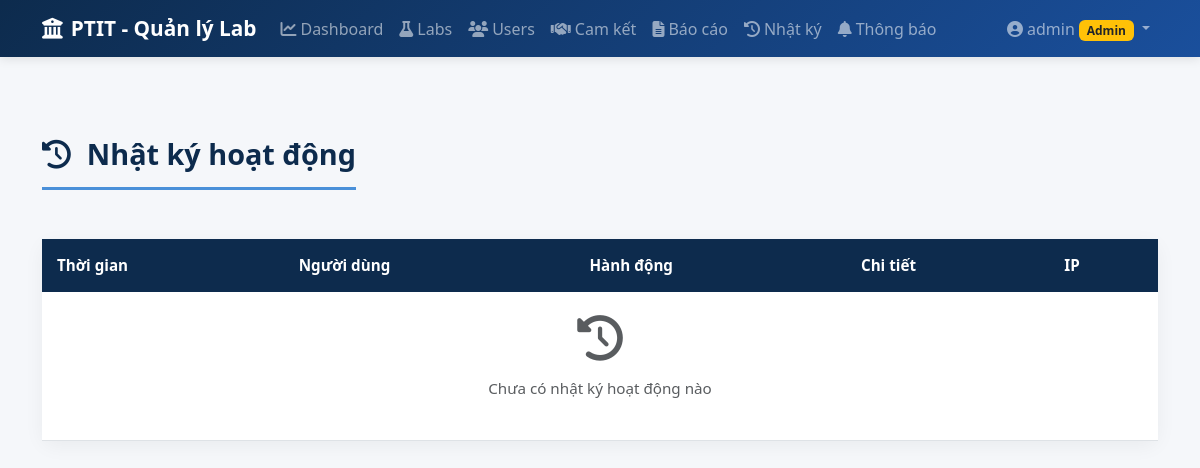
Before: /activity-logs (signed in) with the older database file.
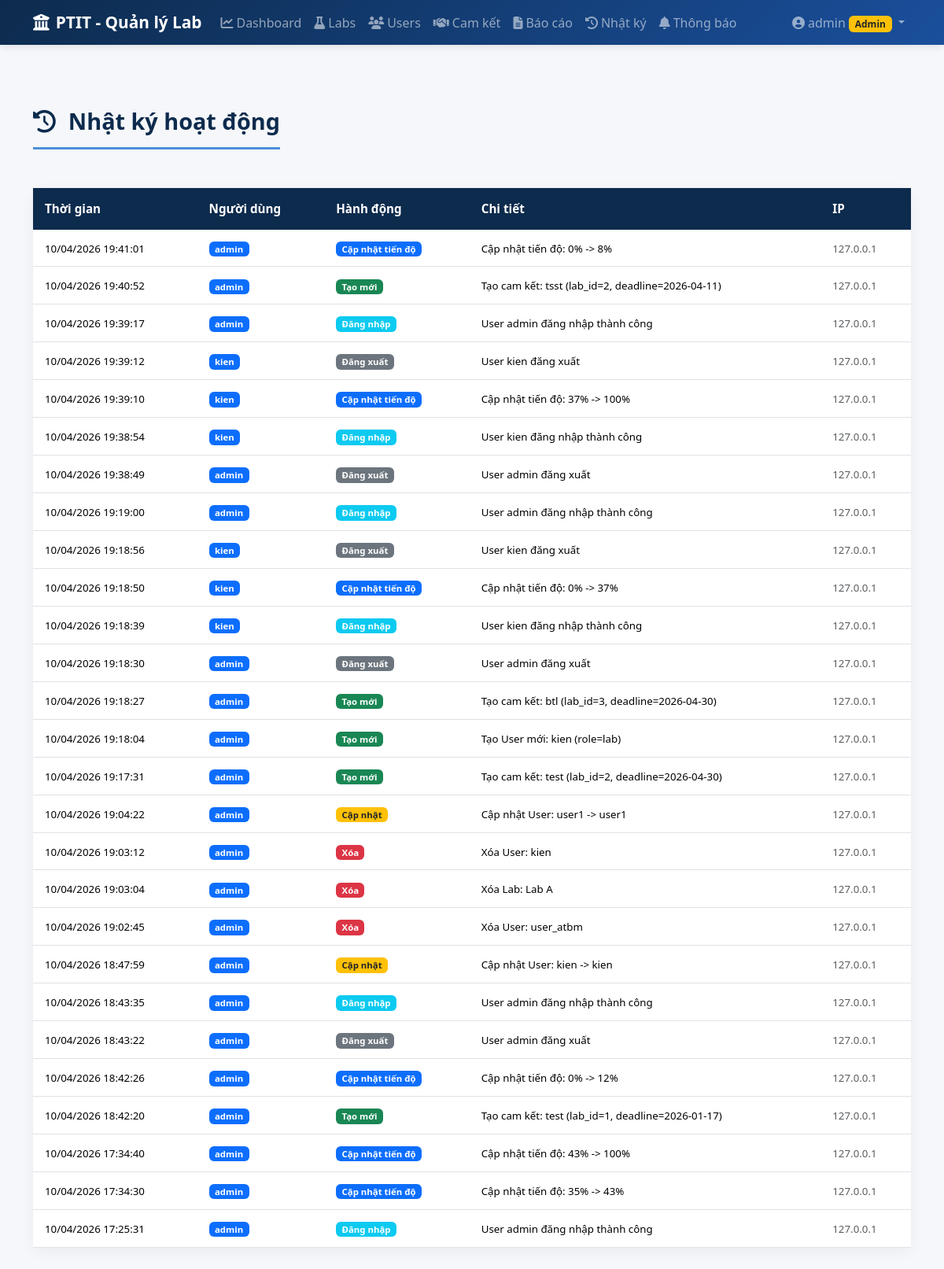
After: the same page with the newer database file.
### models.py (models this page shows, shortened)
class User(UserMixin, db.Model):
    __tablename__ = 'users'
    id = db.Column(db.Integer, primary_key=True)
    username = db.Column(db.String(50), unique=True, nullable=False)
    password_hash = db.Column(db.String(200), nullable=False)
    role = db.Column(db.String(20), nullable=False)  # 'admin' or 'lab'
    lab_id = db.Column(db.Integer, db.ForeignKey('labs.id', ondelete='SET NULL'), nullable=True)
    def is_admin(self):
        return self.role == 'admin'

class ActivityLog(db.Model):
    __tablename__ = 'activity_logs'
    id = db.Column(db.Integer, primary_key=True)
    user_id = db.Column(db.Integer, db.ForeignKey('users.id'), nullable=False)
    action = db.Column(db.String(50), nullable=False)  # CREATE, UPDATE, DELETE, LOGIN, LOGOUT
    entity_type = db.Column(db.String(50))  # Commitment, Lab, User, ProgressUpdate
    entity_id = db.Column(db.Integer)
    details = db.Column(db.Text)
    ip_address = db.Column(db.String(50))
    created_at = db.Column(db.DateTime, default=datetime.utcnow)
    user = db.relationship('User', backref='activity_logs')

### app.py (the view)
@app.route('/activity-logs')
@login_required
def activity_logs():
    if not current_user.is_admin():
        flash('Bạn không có quyền truy cập trang này.', 'danger')
        return redirect(url_for('dashboard'))
    page = request.args.get('page', 1, type=int)
    per_page = 50
    logs = ActivityLog.query.order_by(ActivityLog.created_at.desc()).paginate(
        page=page, per_page=per_page, error_out=False
    )
    return render_template('activity_logs/list.html', logs=logs)

### app.py (called while the page is built)
@login_manager.user_loader
def load_user(user_id):
    return User.query.get(int(user_id))

@app.before_request
def csrf_protect():
    if request.method in ('POST', 'PUT', 'DELETE'):
        if request.endpoint == 'login':
            return
        token = request.form.get('_csrf_token') or request.headers.get('X-CSRF-Token')
        if not validate_csrf_token(token):
            flash('Yêu cầu không hợp lệ (CSRF token không đúng). Vui lòng thử lại.', 'danger')
            return redirect(request.referrer or url_for('dashboard'))

### templates/activity_logs/list.html (shortened to what this page needs)
{% extends "base.html" %}
{% block content %}
<div class="d-flex justify-content-between align-items-center mb-4">
    <h1 class="page-title">
        <i class="fas fa-history me-3"></i>Nhật ký hoạt động
    </h1>
</div>
<div class="card">
    <div class="card-body p-0">
        <div class="table-responsive">
            <table class="table table-hover mb-0">
                <thead>
                    <tr>
                        <th>Thời gian</th>
                        <th>Người dùng</th>
                        <th>Hành động</th>
                        <th>Chi tiết</th>
                        <th>IP</th>
                    </tr>
                </thead>
                <tbody>
                    {% for log in logs.items %}
                    <tr>
                        <td>
                            <small>{{ log.created_at.strftime('%d/%m/%Y %H:%M:%S') }}</small>
                        </td>
                        <td>
                            <span class="badge bg-primary">{{ log.user.username }}</span>
                        </td>
                        <td>
                            {% if log.action == 'CREATE' %}
                            <span class="badge bg-success">Tạo mới</span>
                            {% elif log.action == 'UPDATE' %}
                            <span class="badge bg-warning text-dark">Cập nhật</span>
                            {% elif log.action == 'DELETE' %}
                            <span class="badge bg-danger">Xóa</span>
                            {% elif log.action == 'LOGIN' %}
                            <span class="badge bg-info">Đăng nhập</span>
                            {% elif log.action == 'LOGOUT' %}
                            <span class="badge bg-secondary">Đăng xuất</span>
                            {% elif log.action == 'PASSWORD_CHANGE' %}
                            <span class="badge bg-dark">Đổi mật khẩu</span>
                            {% elif log.action == 'PROGRESS' %}
                            <span class="badge bg-primary">Cập nhật tiến độ</span>
                            {% else %}
                            <span class="badge bg-secondary">{{ log.action }}</span>
                            {% endif %}
                        </td>
                        <td>
                            <small>{{ log.details or '-' }}</small>
                        </td>
                        <td>
                            <small class="text-muted">{{ log.ip_address or '-' }}</small>
                        </td>
                    </tr>
                    {% else %}
                    <tr>
                        <td colspan="5" class="text-center text-muted py-4">
                            <i class="fas fa-history fa-3x mb-3"></i>
                            <p>Chưa có nhật ký hoạt động nào</p>
                        </td>
                    </tr>
                    {% endfor %}
                </tbody>
            </table>
        </div>
    </div>
</div>
{% endblock %}

### templates/base.html (shortened to what this page needs)
<!DOCTYPE html>
<html lang="vi">
<head>
    <link href="https://cdn.jsdelivr.net/npm/bootstrap@5.3.2/dist/css/bootstrap.min.css" rel="stylesheet">
    <link href="https://cdnjs.cloudflare.com/ajax/libs/font-awesome/6.5.1/css/all.min.css" rel="stylesheet">
    <link href="https://cdn.jsdelivr.net/npm/bootstrap-icons@1.11.2/font/bootstrap-icons.css" rel="stylesheet">
    <link href="{{ url_for('static', filename='css/style.css') }}" rel="stylesheet">
</head>
<body>
    {% if current_user.is_authenticated %}
    <nav class="navbar navbar-expand-lg navbar-dark bg-ptit">
        <div class="container">
            <a class="navbar-brand" href="{{ url_for('dashboard') }}">
                <i class="fas fa-university me-2"></i>PTIT - Quản lý Lab
            </a>
            <div class="collapse navbar-collapse" id="navbarNav">
                <ul class="navbar-nav me-auto">
                    <li class="nav-item">
                        <a class="nav-link" href="{{ url_for('dashboard') }}">
                            <i class="fas fa-chart-line me-1"></i>Dashboard
                        </a>
                    </li>
                    {% if current_user.is_admin() %}
                    <li class="nav-item">
                        <a class="nav-link" href="{{ url_for('labs_list') }}">
                            <i class="fas fa-flask me-1"></i>Labs
                        </a>
                    </li>
                    <li class="nav-item">
                        <a class="nav-link" href="{{ url_for('users_list') }}">
                            <i class="fas fa-users me-1"></i>Users
                        </a>
                    </li>
                    {% endif %}
                    <li class="nav-item">
                        <a class="nav-link" href="{{ url_for('commitments_list') }}">
                            <i class="fas fa-handshake me-1"></i>Cam kết
                        </a>
                    </li>
                    {% if current_user.is_admin() %}
                    <li class="nav-item">
                        <a class="nav-link" href="{{ url_for('reports') }}">
                            <i class="fas fa-file-alt me-1"></i>Báo cáo
                        </a>
                    </li>
                    <li class="nav-item">
                        <a class="nav-link" href="{{ url_for('activity_logs') }}">
                            <i class="fas fa-history me-1"></i>Nhật ký
                        </a>
                    </li>
                    {% endif %}
                    <li class="nav-item">
                        <a class="nav-link position-relative" href="{{ url_for('notifications') }}">
                            <i class="fas fa-bell me-1"></i>Thông báo
                        </a>
                    </li>
                </ul>
                <ul class="navbar-nav">
                    <li class="nav-item dropdown">
                        <a class="nav-link dropdown-toggle" href="#" data-bs-toggle="dropdown">
                            <i class="fas fa-user-circle me-1"></i>{{ current_user.username }}
                            {% if current_user.is_admin() %}
                            <span class="badge bg-warning text-dark">Admin</span>
                            {% else %}
                            <span class="badge bg-info">Lab</span>
                            {% endif %}
                        </a>
                    </li>
                </ul>
            </div>
        </div>
    </nav>
    {% endif %}
    <main class="{% if current_user.is_authenticated %}main-content{% endif %}">
        <div class="container">
            {% block content %}{% endblock %}
        </div>
    </main>
</body>
</html>

### static/css/style.css (style rules this page uses)
:root { --ptit-blue: #1a4f9c; --ptit-light-blue: #4a90d9; --ptit-dark: #0d2b4d; }
body { background-color: #f5f7fa; font-family: 'Segoe UI', Tahoma, Geneva, Verdana, sans-serif; min-height: 100vh; }
.main-content { padding-top: 80px; padding-bottom: 40px; }
.navbar.bg-ptit { background: linear-gradient(135deg, var(--ptit-dark) 0%, var(--ptit-blue) 100%); box-shadow: 0 2px 10px rgba(0,0,0,0.1); }
.navbar-brand { font-weight: 700; font-size: 1.3rem; }
.nav-link { font-weight: 500; transition: all 0.3s; }
.page-title { font-size: 1.8rem; font-weight: 700; color: var(--ptit-dark); margin-bottom: 25px; padding-bottom: 15px; border-bottom: 3px solid var(--ptit-light-blue); }
.table { font-size: 0.95rem; }
.table thead th { background-color: var(--ptit-dark); color: white; font-weight: 600; border: none; padding: 15px; }
.table tbody td { vertical-align: middle; padding: 12px 15px; }
.card { border: none; border-radius: 12px; box-shadow: 0 5px 20px rgba(0,0,0,0.05); }

Changed rows visible on the page:
added ActivityLog: created_at "10/04/2026 19:41:01", user.username "admin", action "Cập nhật tiến độ", details "Cập nhật tiến độ: 0% -> 8%", ip_address "127.0.0.1"
added ActivityLog: created_at "10/04/2026 19:40:52", user.username "admin", action "Tạo mới", details "Tạo cam kết: tsst (lab_id=2, deadline=2026-04-11)", ip_address "127.0.0.1"
added ActivityLog: created_at "10/04/2026 19:39:17", user.username "admin", action "Đăng nhập", details "User admin đăng nhập thành công", ip_address "127.0.0.1"
added ActivityLog: created_at "10/04/2026 19:39:12", user.username "kien", action "Đăng xuất", details "User kien đăng xuất", ip_address "127.0.0.1"
added ActivityLog: created_at "10/04/2026 19:39:10", user.username "kien", action "Cập nhật tiến độ", details "Cập nhật tiến độ: 37% -> 100%", ip_address "127.0.0.1"
added ActivityLog: created_at "10/04/2026 19:38:54", user.username "kien", action "Đăng nhập", details "User kien đăng nhập thành công", ip_address "127.0.0.1"
added ActivityLog: created_at "10/04/2026 19:38:49", user.username "admin", action "Đăng xuất", details "User admin đăng xuất", ip_address "127.0.0.1"
added ActivityLog: created_at "10/04/2026 19:19:00", user.username "admin", action "Đăng nhập", details "User admin đăng nhập thành công", ip_address "127.0.0.1"
added ActivityLog: created_at "10/04/2026 19:18:56", user.username "kien", action "Đăng xuất", details "User kien đăng xuất", ip_address "127.0.0.1"
added ActivityLog: created_at "10/04/2026 19:18:50", user.username "kien", action "Cập nhật tiến độ", details "Cập nhật tiến độ: 0% -> 37%", ip_address "127.0.0.1"
added ActivityLog: created_at "10/04/2026 19:18:39", user.username "kien", action "Đăng nhập", details "User kien đăng nhập thành công", ip_address "127.0.0.1"
added ActivityLog: created_at "10/04/2026 19:18:30", user.username "admin", action "Đăng xuất", details "User admin đăng xuất", ip_address "127.0.0.1"
added ActivityLog: created_at "10/04/2026 19:18:27", user.username "admin", action "Tạo mới", details "Tạo cam kết: btl (lab_id=3, deadline=2026-04-30)", ip_address "127.0.0.1"
added ActivityLog: created_at "10/04/2026 19:18:04", user.username "admin", action "Tạo mới", details "Tạo User mới: kien (role=lab)", ip_address "127.0.0.1"
added ActivityLog: created_at "10/04/2026 19:17:31", user.username "admin", action "Tạo mới", details "Tạo cam kết: test (lab_id=2, deadline=2026-04-30)", ip_address "127.0.0.1"
added ActivityLog: created_at "10/04/2026 19:04:22", user.username "admin", action "Cập nhật", details "Cập nhật User: user1 -> user1", ip_address "127.0.0.1"
added ActivityLog: created_at "10/04/2026 19:03:12", user.username "admin", action "Xóa", details "Xóa User: kien", ip_address "127.0.0.1"
added ActivityLog: created_at "10/04/2026 19:03:04", user.username "admin", action "Xóa", details "Xóa Lab: Lab A", ip_address "127.0.0.1"
added ActivityLog: created_at "10/04/2026 19:02:45", user.username "admin", action "Xóa", details "Xóa User: user_atbm", ip_address "127.0.0.1"
added ActivityLog: created_at "10/04/2026 18:47:59", user.username "admin", action "Cập nhật", details "Cập nhật User: kien -> kien", ip_address "127.0.0.1"
added ActivityLog: created_at "10/04/2026 18:43:35", user.username "admin", action "Đăng nhập", details "User admin đăng nhập thành công", ip_address "127.0.0.1"
added ActivityLog: created_at "10/04/2026 18:43:22", user.username "admin", action "Đăng xuất", details "User admin đăng xuất", ip_address "127.0.0.1"
added ActivityLog: created_at "10/04/2026 18:42:26", user.username "admin", action "Cập nhật tiến độ", details "Cập nhật tiến độ: 0% -> 12%", ip_address "127.0.0.1"
added ActivityLog: created_at "10/04/2026 18:42:20", user.username "admin", action "Tạo mới", details "Tạo cam kết: test (lab_id=1, deadline=2026-01-17)", ip_address "127.0.0.1"
added ActivityLog: created_at "10/04/2026 17:34:40", user.username "admin", action "Cập nhật tiến độ", details "Cập nhật tiến độ: 43% -> 100%", ip_address "127.0.0.1"
added ActivityLog: created_at "10/04/2026 17:34:30", user.username "admin", action "Cập nhật tiến độ", details "Cập nhật tiến độ: 35% -> 43%", ip_address "127.0.0.1"
added ActivityLog: created_at "10/04/2026 17:25:31", user.username "admin", action "Đăng nhập", details "User admin đăng nhập thành công", ip_address "127.0.0.1"
Other visible differences:
text no longer shown: "Chưa có nhật ký hoạt động nào"
